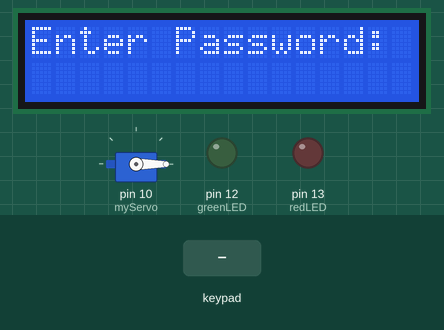
Bench run of a sketch on a simulated Arduino Uno, built with avr-gcc and run on an emulated ATmega328P. On the bench: servo, 16×2 character LCD, output pins drawn as LEDs (lit = HIGH). The test bench sets the inputs (shaded band). What the sketch prints to the serial monitor is not drawn.

Above: at 1.2 s.
1.3 s: keypad keys 9 8 7 6 A pressed 0.4 s apart
At 3.4 s:
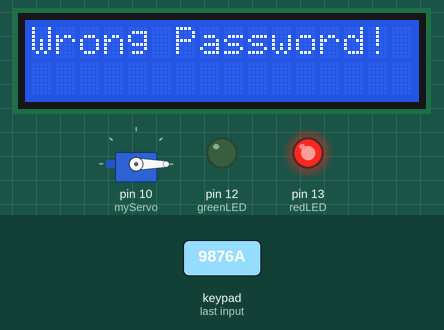
6.0 s: key 'D' pressed
At 7.2 s:
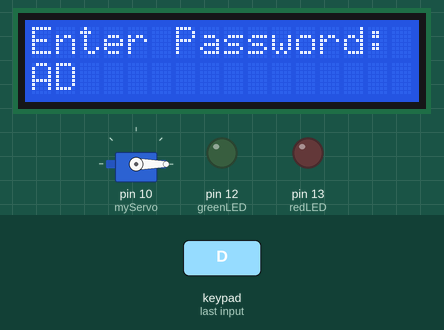
7.5 s: key 'C' pressed
At 8.7 s:
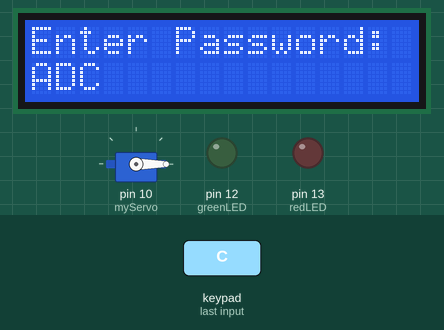
9.0 s: keypad keys 1 2 3 4 pressed 0.4 s apart
At 11.9 s:
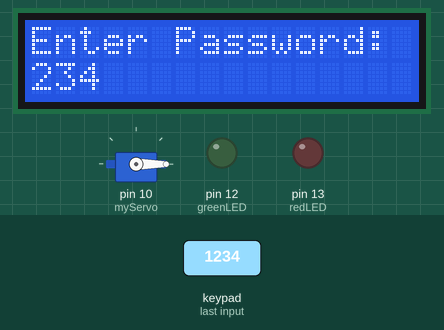
12.7 s: key '9' pressed
At 13.5 s:
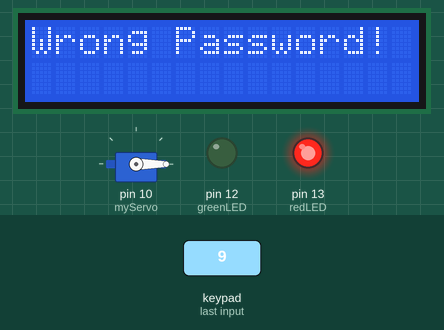
15.7 s: keypad keys 1 2 3 4 A pressed 0.4 s apart
At 18.2 s:
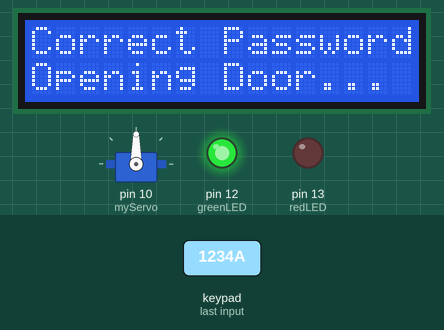
Timing chart, 0 to 48.4 s (numbered marks = the images above; inputs shaded):
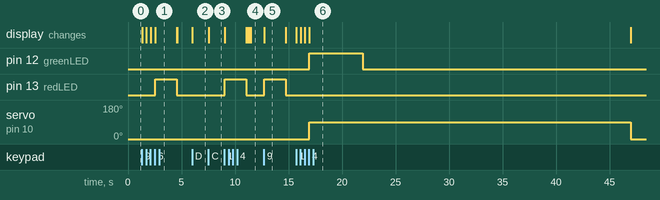

The sketch:

Keypad-Controlled_Access_System_with_Visual_Feedback.ino
```cpp
#include <Keypad.h>
#include <Servo.h>
#include <Wire.h>
#include <LiquidCrystal_I2C.h>

Servo myServo;
LiquidCrystal_I2C lcd(0x27, 16, 2); // Set the LCD address to 0x27 for a 16 chars and 2 line display

const byte ROWS = 4;
const byte COLS = 4;
char keys[ROWS][COLS] = {
  {'D','9','8','7'},
  {'C','5','6','B'},
  {'B','6','5','4'},
  {'A','3','2','1'}
};
byte rowPins[ROWS] = {9, 8, 7, 6};
byte colPins[COLS] = {5, 4, 3, 2};
Keypad keypad = Keypad(makeKeymap(keys), rowPins, colPins, ROWS, COLS);
String enteredCode = "";
const String correctCode = "1234";
int greenLED = 12; // Green LED connected to pin 12
int redLED = 13;   // Red LED connected to pin 13

void setup() {
  myServo.attach(10);
  myServo.write(0);
  pinMode(greenLED, OUTPUT);
  pinMode(redLED, OUTPUT);
  Serial.begin(9600);

  lcd.init();                      // Initialize the LCD
  lcd.backlight();                 // Turn on the backlight
  lcd.print("Enter Password:");
}

void loop() {
  char key = keypad.getKey();
  if (key) {
    enteredCode += key;
    Serial.println(key);

    // Update LCD with entered code
    lcd.setCursor(0, 1);
    lcd.print("                "); // Clear the second line
    lcd.setCursor(0, 1);
    lcd.print(enteredCode);

    if (enteredCode.length() == 4) {
      if (enteredCode == correctCode) {
        lcd.clear();
        lcd.print("Correct Password");
        lcd.setCursor(0, 1);
        lcd.print("Opening Door...");

        myServo.write(90);
        digitalWrite(greenLED, HIGH); // Turn on green LED immediately
        delay(5000); // Green LED on for 5 seconds
        digitalWrite(greenLED, LOW);  // Turn off green LED
        delay(25000); // Additional delay if you want the servo to stay longer
        myServo.write(0);

        lcd.clear();
        lcd.print("Door Closed");
        delay(2000);
      } else {
        lcd.clear();
        lcd.print("Wrong Password!");

        digitalWrite(redLED, HIGH);   // Turn on red LED
        delay(2000); // Red LED is on for 2 seconds
        digitalWrite(redLED, LOW);    // Turn off red LED
      }
      enteredCode = ""; // Reset the entered code

      // Reset LCD for next entry
      lcd.clear();
      lcd.print("Enter Password:");
    }
  }
}
```

Measured:
- after the input at 1.3 s, pin 13 (redLED): LOW → HIGH after 1.2 s, → LOW 2.0 s later; the display: first changes at once (image 1 shows a later state)
- after the input at 6.0 s, the display: changes at once (image 2)
- after the input at 7.5 s, the display: changes at once (image 3)
- after the input at 9.0 s, pin 13 (redLED): LOW → HIGH after 0.05 s, → LOW 2.0 s later; the display: first changes after 0.05 s (image 4 shows a later state)
- after the input at 12.7 s, pin 13 (redLED): LOW → HIGH after 0.05 s, → LOW 2.0 s later; the display: changes after 0.05 s (image 5)
- after the input at 15.7 s, pin 12 (greenLED): LOW → HIGH after 1.3 s, → LOW 5.0 s later; servo on pin 10 (myServo): 0° → 90° after 1.3 s, → 0° 30.0 s later; the display: first changes at once (image 6 shows a later state)
- what the display in image 5 shows lasts 2.1 s, from 12.7 s to 14.8 s
